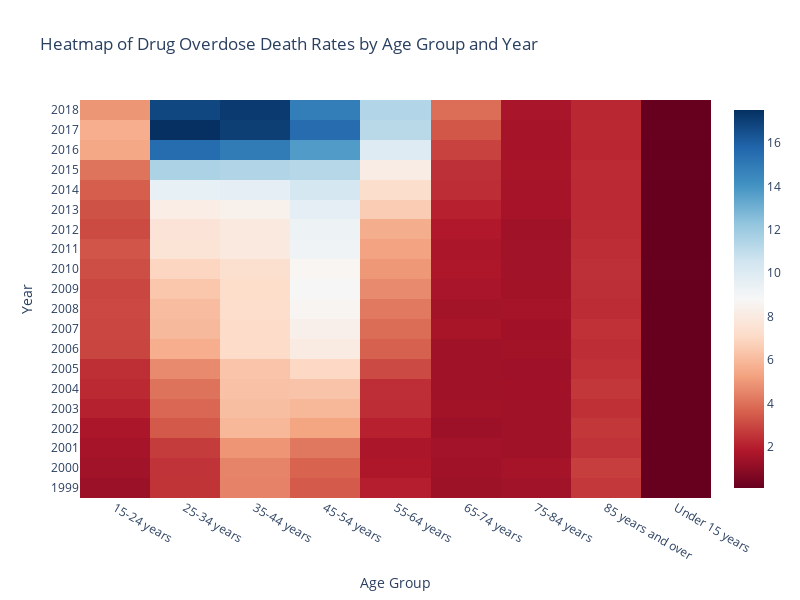

Notebook cell for this chart:
### Markdown cell above
## Heatmap of Drug Overdose Death Rates by Age Group and Year

### Code cell
# Filter out the 'All ages' group for a more detailed age-specific analysis
age_specific_data = data[data['age'] != 'All ages']

# Create a pivot table for the heatmap
heatmap_data = age_specific_data.pivot_table(values='estimate', index='year', columns='age', aggfunc='mean')

# Create the heatmap with Plotly
fig = go.Figure(data=go.Heatmap(
                   z=heatmap_data.values,
                   x=heatmap_data.columns,
                   y=heatmap_data.index,
                   colorscale='RdBu'))

# Update the layout
fig.update_layout(
    title='Heatmap of Drug Overdose Death Rates by Age Group and Year',
    xaxis_nticks=36,
    xaxis_title='Age Group',
    yaxis_title='Year',
    yaxis=dict(tickmode='array', tickvals=heatmap_data.index),
    width=800,
    height=600
)

# Show the figure
fig.show()

### Figure 1 — Plotly figure (JSON) as saved in the notebook; plotly's stock layout.template omitted (floating-point values rounded to 4 significant figures; data arrays with more than 128 entries replaced by an {"elided": "..."} marker saying what was removed)
{"data": [{"colorscale": [[0, "rgb(103,0,31)"], [0.1, "rgb(178,24,43)"], [0.2, "rgb(214,96,77)"], [0.3, "rgb(244,165,130)"], [0.4, "rgb(253,219,199)"], [0.5, "rgb(247,247,247)"], [0.6, "rgb(209,229,240)"], [0.7, "rgb(146,197,222)"], [0.8, "rgb(67,147,195)"], [0.9, "rgb(33,102,172)"], [1, "rgb(5,48,97)"]], "type": "heatmap", "x": ["15-24 years", "25-34 years", "35-44 years", "45-54 years", "55-64 years", "65-74 years", "75-84 years", "85 years and over", "Under 15 years"], "y": [1999, 2000, 2001, 2002, 2003, 2004, 2005, 2006, 2007, 2008, 2009, 2010, 2011, 2012, 2013, 2014, 2015, 2016, 2017, 2018], "z": {"elided": "20x9 float values"}}], "layout": {"height": 600, "title": {"text": "Heatmap of Drug Overdose Death Rates by Age Group and Year"}, "width": 800, "xaxis": {"autorange": true, "nticks": 36, "range": [-0.5, 8.5], "title": {"text": "Age Group"}, "type": "category"}, "yaxis": {"autorange": true, "range": [1998.0, 2018.0], "tickmode": "array", "tickvals": [1999, 2000, 2001, 2002, 2003, 2004, 2005, 2006, 2007, 2008, 2009, 2010, 2011, 2012, 2013, 2014, 2015, 2016, 2017, 2018], "title": {"text": "Year"}, "type": "linear"}}}
